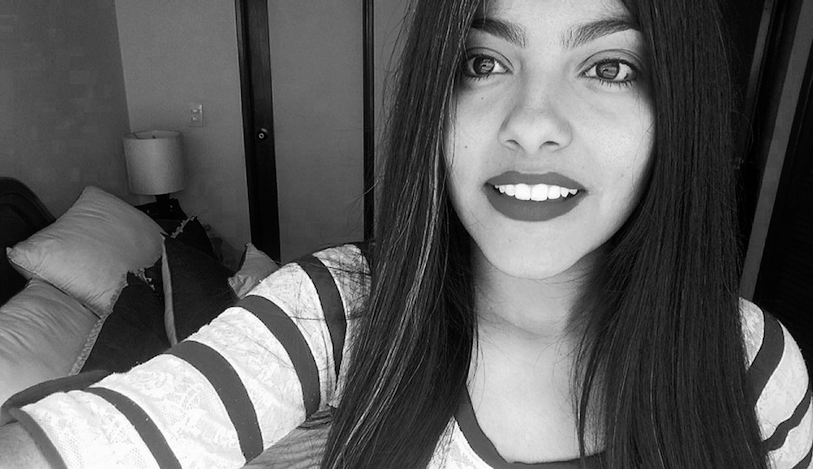
#> input picture ViviamAcuna_Taller4/punto_2/viviam.png, 813 x 469 px
$ python punto_2.py
#> lines starting #> are read from the running program, lines starting #| are printed output that depends on the picture
import numpy as np
import matplotlib.pyplot as plt

#Se ingresa la imagen, esta debe estar en la misma carpeta del archivo
Im1 = plt.imread("viviam.png")
#> Im1 is the input picture: shape (469, 813, 4) float32; mean R, G, B, A 0.373, 0.373, 0.373, 1


#En este paso se toma la decision de cortar la imagen debido a que si son muchos pixeles, al momento de hacer el recorrido se toma basante tiempo.
#En caso de escoger una imagen pequena este se puede omitir
Im1 = Im1[1:21,1:21,:]
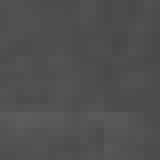
#> Im1: shape (20, 20, 4) float32 (shown 8 times larger); mean R, G, B, A 0.312, 0.312, 0.312, 1


m,n,I = np.shape(Im1)
#> m = 20; n = 20; I = 4

#El linspace tiene los mismos puntos que el tamano de la gausiana
t = np.linspace(-10, 10, 20)

#Funcion que retorna la gausiana
def gauss(t):
    return 1.0 - np.exp(0.1*t*t)

#Funcion que retorna la gaussiana inversa
def gauss_inver(t):
    return np.exp(-0.1*t*t)

#Funcion que integra
def integrate(f,a, b, N):
#> called with a = 0, b = 10, N = 10
    h = (b-a)/(N-1)
    suma = 0.0

    for i in range(N-1):
        x = a + i * h

        suma = np.sum(0.5 * (f(t) + f(t+h)) * h)
    return suma
#Funcion del nucleo o kernel
def fundamental1(gauss_nbaja):
    gauss_nubaja= gauss_nbaja + 100000
    normalizado_baja = gausiana_bajas/gauss_nubaja

    return normalizado_baja[:, np.newaxis] * normalizado_baja[np.newaxis, :]

def fundamental2(gauss_nalta):
    normalizado_alta = gausiana_altas/gauss_nalta

    return normalizado_alta[:, np.newaxis] * normalizado_alta[np.newaxis, :]


#Funcion que realiza la transformada de fourier
def transformada2d(A):
    forma = np.shape(A)
    ancho = forma[1]
    largo = forma[0]


    Real = np.zeros((largo,ancho))

    for k in range(largo):

        for l in range(ancho):

             for m in range(largo):

                for n in range(ancho):

                    #Se toma solo el coseno porque solo se requieren los valores reales
                    Real[k,l] = Real[k,l] + A[m,n]*np.cos(-2.0*np.pi*(m*k/largo+n*l/ancho))

    return Real
#Funcion que realiza la transfromada inversa de fourier
def transformadaInv2d(A):
    forma = np.shape(A)
    ancho = forma[1]
    largo = forma[0]


    Real = np.zeros((largo,ancho))

    for k in range(largo):

        for l in range(ancho):

             for m in range(largo):

                for n in range(ancho):

                    #Se toma solo el coseno porque solo se requieren los valores reales
                    Real[k,l] = Real[k,l] + A[m,n]*np.cos(2.0*np.pi*(m*k/largo+n*l/ancho))

    return Real
#Gausiana para frecuencias altas y bajas
gausiana_bajas = gauss(t)
gausiana_altas = gauss_inver(t)

#Normalizacion para frecuencias bajas y altas
gauss_nbaja= integrate(gauss, 0, 10, 10)
gauss_nalta= integrate(gauss_inver, 0, 10, 10)

#Se hallan los valores de la matriz nucleo o  kernel

nucleo_nbajas= fundamental1(gauss_nbaja)
nucleo_naltas= fundamental2(gauss_nalta)

#Se calculan los valores de la transformada para la imagen u para el nucleo o kernel
imagen_nuevabajas=Im1[:,:,0]
nucleo_trbajas= transformada2d(nucleo_nbajas)
imagen_trbajas= transformada2d(imagen_nuevabajas)
#> after the loop in transformada2d (call 2), `for k in range(largo):`:
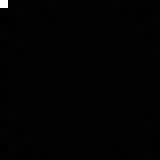
#> Real: shape (20, 20) float64 (shown 8 times larger); min -1.17, max 124.9, mean 0.3; drawn with min black and max white

imagen_nuevaaltas=Im1[:,:,0]
nucleo_traltas= transformada2d(nucleo_naltas)
imagen_traltas= transformada2d(imagen_nuevaaltas)

#Se multiplican los valores de las transfromadas del nucleo y la imagen
mult_transbajas = nucleo_trbajas*imagen_trbajas
mult_transaltas = nucleo_traltas*imagen_traltas

#Se realiza la transformada inversa de la multiplicacion anterior
imagen_bajas = transformadaInv2d(mult_transbajas)
#> after the loop in transformadaInv2d, `for k in range(largo):`:
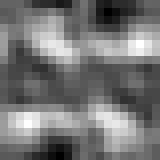
#> Real: shape (20, 20) float64 (shown 8 times larger); min 57.78, max 62.46, mean 59.9; drawn with min black and max white
imagen_altas = transformadaInv2d(mult_transaltas)

#Se guardan las imagenes de las frecuencias bajas y altas
plt.imshow(imagen_bajas)
plt.savefig("bajas.png")

plt.imshow(imagen_altas)
plt.savefig("altas.png")
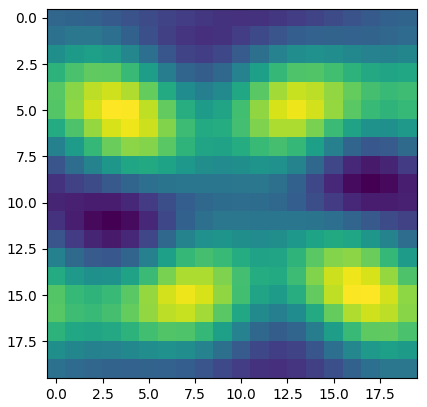
#> figure drawn by matplotlib, 1 panel

#El filtro de la gaussiana elimina los altos y pasa los bajos
#El filtro de la gaussiana menos uno elimina los bajos y pasa los altos
